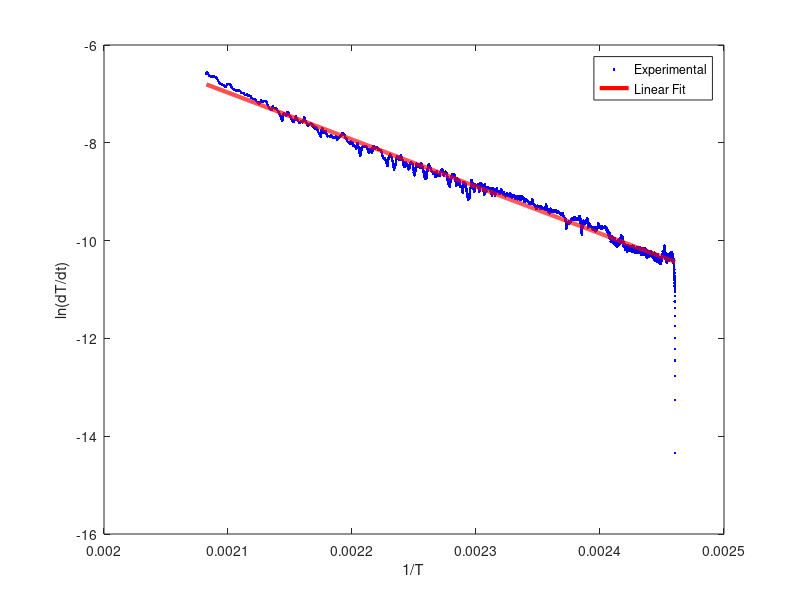
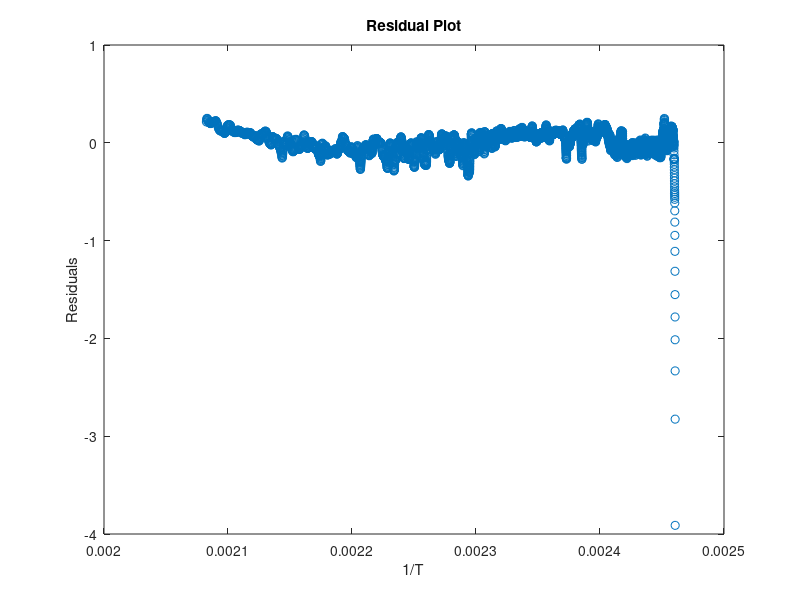

Reproduce these figures in MATLAB, in order.
clc
clear
load shangyong_lfp_newdata.mat
Temp=new_data(:,1);
dTemp_dt=new_data(:,2);
numtimesteps=size(new_data);


Temp=double(Temp(38757:45281));
dTemp_dt=double(dTemp_dt(38757:45281));

% 设计巴特沃斯低通滤波器
Fs = 50000; % 采样频率，示例中为1000 Hz
Wn = 2*300/Fs; % 截止频率为50 Hz，根据信号特性确定
[b,a] = butter(1, Wn); % 计算滤波器系数，滤波器的阶数为4

% 对信号进行滤波
dTemp_dt_filtered = filter(b, a, dTemp_dt);

% 假设 Te_2, T0, Temp, dTemp_dt 是已知的实验数据
Te_2 = 520.7; % 假设的 Te_2 值
Te_2=double(Te_2);

% 对数变换
ln_dTemp_dt = log(dTemp_dt_filtered./(Te_2-Temp));

% 使用线性回归拟合 1/T 和 ln(dT/dt)
p_linear = polyfit(1./Temp, ln_dTemp_dt, 1);

% 从线性回归中获取参数
slope = p_linear(1); % 对应于 Ea_2 / (-8.314)
intercept = p_linear(2); % 对应于 log(A_2)

% 显示结果
fprintf('Slope (Ea_2 / (-8.314)) = %f\n', slope);
fprintf('Intercept (log(A_2)) = %f\n', intercept);

Ea_2=slope*(-8.314);
A_2=exp(intercept);

% 显示结果
fprintf('Ea_2 = %f\n', Ea_2);
fprintf('A_2 = %f\n', A_2);


% 绘制原始数据和线性拟合结果
x = 1./Temp;
R_SIM=intercept + slope*x;
figure
plot(x, ln_dTemp_dt, 'b.', x, R_SIM, 'r-', 'LineWidth', 3);
xlabel('1/T');
ylabel('ln(dT/dt)');
legend('Experimental', 'Linear Fit');

% 计算R-squared
SSres = sum((ln_dTemp_dt - R_SIM).^2);  % 残差平方和
SStot = sum((ln_dTemp_dt - mean(ln_dTemp_dt)).^2);  % 总平方和
R2 = 1 - SSres/SStot;

% 计算MSE和RMSE
MSE = mean((ln_dTemp_dt - R_SIM).^2);
RMSE = sqrt(MSE);

% 计算MAE
MAE = mean(abs(ln_dTemp_dt - R_SIM));


% 计算MAPE
n = length(ln_dTemp_dt); % 获取数据点的数量
mape = (100 / n) * sum(abs((ln_dTemp_dt - R_SIM) ./ ln_dTemp_dt));



% 显示精度指标
fprintf('R-squared: %f\n', R2);
fprintf('MSE: %f\n', MSE);
fprintf('RMSE: %f\n', RMSE);
fprintf('MAE: %f\n', MAE);
fprintf('MAPE: %f%%\n', mape);

% 绘制残差图
figure
residuals = ln_dTemp_dt - R_SIM;
plot(1./Temp, residuals, 'o');
xlabel('1/T');
ylabel('Residuals');
title('Residual Plot');